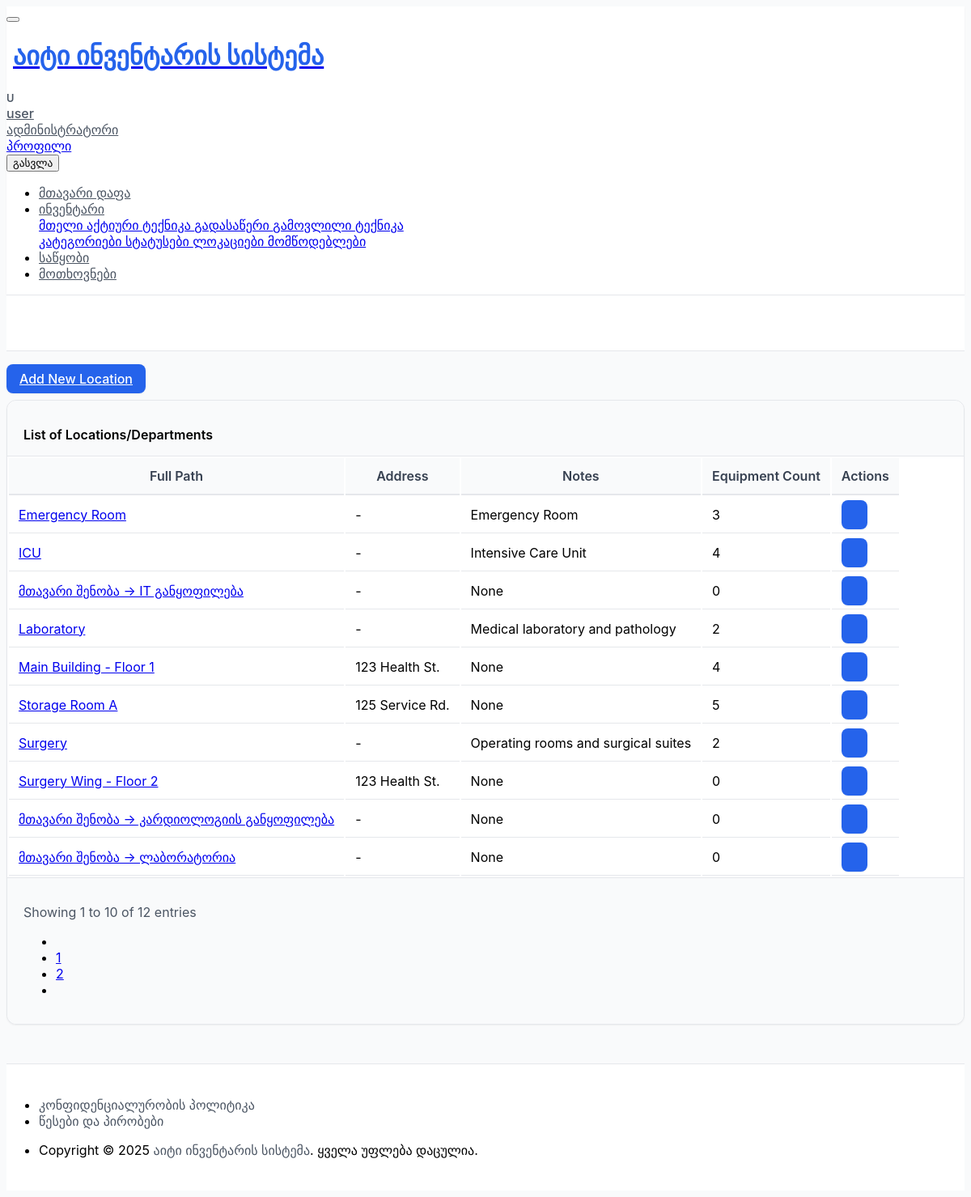
The app's page /inventory/locations/ (signed in) with its own data.
### inventory/models.py (models this page shows, shortened)
class Location(models.Model):
    name = models.CharField(
        _("Location/Department Name"),
        max_length=100,
        unique=True,
        help_text=_("დეპარტამენტის, შენობის, სართულის ან ოთახის დასახელება (მაგ., მთავარი შენობა, IT დეპარტამენტი, მე-3 სართული, ოთახი 301).")
    )
    parent_location = models.ForeignKey(
        'self',
        null=True,
        blank=True,
        on_delete=models.SET_NULL,
        related_name='child_locations',
        verbose_name=_("Parent Location (Optional)"),
        help_text=_("თუ ეს ლოკაცია სხვა, უფრო დიდი ლოკაციის ნაწილია (მაგ., ოთახი სართულზე, სართული შენობაში).")
    )
    address = models.CharField(
        _("Address (Optional)"),
        max_length=255,
        blank=True,
        null=True,
        help_text=_("ფიზიკური მისამართი, თუ relevant (მაგ., შენობისთვის).")
    )
    notes = models.TextField(
        _("Notes (Optional)"),
        blank=True,
        null=True,
        help_text=_("დამატებითი შენიშვნები ამ ლოკაციის შესახებ.")
    )
    def get_full_path(self):
        path = [self.name]
        current = self.parent_location
        while current:
            path.append(current.name)
            current = current.parent_location
        return " -> ".join(reversed(path))
    get_full_path.short_description = _("Full Path")
    class Meta:
        verbose_name = _("Location/Department")
        verbose_name_plural = _("Locations/Departments")
        ordering = ['name']

### inventory/views.py (the view)
# urls.py: path('locations/', views.LocationListView.as_view(), name='location_list'),
class LocationListView(LoginRequiredMixin, PermissionRequiredMixin, ListView):
    model = Location
    template_name = 'inventory/location_list.html'
    context_object_name = 'locations'
    permission_required = 'inventory.view_location'
    paginate_by = 10
    def get_context_data(self, **kwargs):
        context = super().get_context_data(**kwargs)
        context['page_title'] = _("Locations")
        context['can_add_location'] = self.request.user.has_perm('inventory.add_location')
        return context

### inventory/templates/inventory/location_list.html (shortened to what this page needs)
{% extends "core/base.html" %}
{% load i18n static %}
{% block content %}
<div class="container-xl">
    <div class="d-flex justify-content-end mb-3">
        {% if perms.inventory.add_location %}
        <a href="{% url 'inventory:location_create' %}" class="btn btn-primary">
             {% trans "Add New Location" %}
        </a>
        {% endif %}
    </div>
    <div class="card">
        <div class="card-header">
            <h3 class="card-title">{% trans "List of Locations/Departments" %}</h3>
        </div>
        {% if locations %}
            <div class="table-responsive">
                <table class="table table-vcenter card-table table-striped table-hover">
                    <thead>
                        <tr>
                            <th>{% trans "Full Path" %}</th>
                            <th>{% trans "Address" %}</th>
                            <th>{% trans "Notes" %}</th>
                            <th>{% trans "Equipment Count" %}</th>
                            <th class="w-1">{% trans "Actions" %}</th>
                        </tr>
                    </thead>
                    <tbody>
                    {% for location_item in locations %}
                        <tr>
                            <td>
                                {% if perms.inventory.change_location %}
                                    <a href="{% url 'inventory:location_update' location_item.pk %}">{{ location_item.get_full_path }}</a>
                                {% else %}
                                    {{ location_item.get_full_path }}
                                {% endif %}
                            </td>
                            <td data-label="{% trans "Address" %}">{{ location_item.address|default:"-" }}</td>
                            <td data-label="{% trans "Notes" %}">{{ location_item.notes|truncatewords:15|default:"-" }}</td>
                            <td data-label="{% trans "Equipment Count" %}">{{ location_item.equipment_at_location.count }}</td>
                            <td>
                                <div class="btn-list flex-nowrap">
                                    {% if perms.inventory.change_location %}
                                    <a href="{% url 'inventory:location_update' location_item.pk %}" class="btn btn-primary" title="{% trans "Edit" %}">
                                    </a>
                                    {% endif %}
                                </div>
                            </td>
                        </tr>
                    {% endfor %}
                    </tbody>
                </table>
            </div>
        {% endif %}
        {% if is_paginated %}
        <div class="card-footer d-flex align-items-center">
            <p class="m-0 text-muted">
            </p>
            <ul class="pagination m-0 ms-auto">
                {% if page_obj.has_previous %}
                    <li class="page-item"><a class="page-link" href="?page={{ page_obj.previous_page_number }}{% for key, value in request.GET.items %}{% if key != 'page' %}&{{ key }}={{ value }}{% endif %}{% endfor %}"><i class="ti ti-chevron-left"></i></a></li>
                {% else %}
                    <li class="page-item disabled"><a class="page-link" href="#" tabindex="-1" aria-disabled="true"></a></li>
                {% endif %}
                {% for num in page_obj.paginator.page_range %}
                    {% if page_obj.number == num %}
                        <li class="page-item active"><a class="page-link" href="#">{{ num }}</a></li>
                    {% elif num > page_obj.number|add:'-3' and num < page_obj.number|add:'3' %}
                        <li class="page-item"><a class="page-link" href="?page={{ num }}{% for key, value in request.GET.items %}{% if key != 'page' %}&{{ key }}={{ value }}{% endif %}{% endfor %}">{{ num }}</a></li>
                    {% endif %}
                {% endfor %}
                {% if page_obj.has_next %}
                    <li class="page-item"></li>
                {% else %}
                    <li class="page-item disabled"><a class="page-link" href="#" tabindex="-1" aria-disabled="true"><i class="ti ti-chevron-right"></i></a></li>
                {% endif %}
            </ul>
        </div>
        {% endif %}
    </div>
</div>
{% endblock content %}

### core/templates/core/_navigation.html (shortened to what this page needs)
{% load i18n static %}
<header class="navbar navbar-expand-md d-print-none navbar-light navbar-sticky">
    <div class="container-xl">
        <button class="navbar-toggler" type="button" data-bs-toggle="collapse" data-bs-target="#navbar-menu" aria-controls="navbar-menu" aria-expanded="false" aria-label="{% trans 'მენიუს გახსნა' %}">
        </button>
        <h1 class="navbar-brand navbar-brand-autodark d-none-navbar-horizontal pe-0 pe-md-3">
            <a href="{% url 'core:dashboard' %}" aria-label="{% trans 'მთავარი გვერდი' %}">
                <span class="d-none d-sm-inline-block fw-bold text-primary">{% trans "აიტი ინვენტარის სისტემა" %}</span>
            </a>
        </h1>
        <div class="navbar-nav flex-row order-md-last">
            {% if user.is_authenticated %}
                <div class="nav-item dropdown">
                    <a href="#" class="nav-link d-flex lh-1 text-reset p-0" data-bs-toggle="dropdown" aria-label="{% trans 'მომხმარებლის მენიუს გახსნა' %}">
                        <span class="avatar avatar-sm bg-primary text-white">{{ user.get_username|slice:":1"|upper }}</span>
                        <div class="d-none d-xl-block ps-2">
                            <div class="fw-medium">{{ user.get_username }}</div>
                            <div class="mt-1 small text-muted">{% if user.is_staff %}{% trans "ადმინისტრატორი" %}{% else %}{% trans "მომხმარებელი" %}{% endif %}</div>
                        </div>
                    </a>
                    <div class="dropdown-menu dropdown-menu-end dropdown-menu-arrow">
                        <a href="#" class="dropdown-item"> {% trans "პროფილი" %}</a>
                        <form id="logout-form-nav" method="post" action="{% url 'core:logout' %}" class="mb-0">
                            <button type="submit" class="dropdown-item"> {% trans "გასვლა" %}</button>
                        </form>
                    </div>
                </div>
            {% endif %}
        </div>
        <div class="collapse navbar-collapse" id="navbar-menu">
            <ul class="navbar-nav mt-2 mt-md-0">
                <li class="nav-item {% if request.resolver_match.url_name == 'dashboard' and request.resolver_match.namespace == 'core' %}active{% endif %}">
                    <a class="nav-link" href="{% url 'core:dashboard' %}">
                        <span class="nav-link-title">{% trans "მთავარი დაფა" %}</span>
                    </a>
                </li>
                {% if user.is_authenticated %}
                    {% if user.is_staff %}
                        <li class="nav-item dropdown {% if request.resolver_match.app_name == 'inventory' %}active{% endif %}">
                            <a class="nav-link dropdown-toggle" href="#navbar-inventory" data-bs-toggle="dropdown" data-bs-auto-close="outside" role="button" aria-expanded="false">
                                <span class="nav-link-title">
                                    {% trans "ინვენტარი" %}
                                </span>
                            </a>
                            <div class="dropdown-menu">
                                <a class="dropdown-item {% if request.resolver_match.url_name == 'equipment_list' %}active{% endif %}" href="{% url 'inventory:equipment_list' %}">
                                    {% trans "მთელი აქტიური ტექნიკა" %}
                                </a>
                                <a class="dropdown-item {% if request.resolver_match.url_name == 'marked_for_write_off_list' %}active{% endif %}" href="{% url 'inventory:marked_for_write_off_list' %}">
                                    {% trans "გადასაწერი" %}
                                </a>
                                <a class="dropdown-item {% if request.resolver_match.url_name == 'decommissioned_list' %}active{% endif %}" href="{% url 'inventory:decommissioned_list' %}">
                                    {% trans "გამოვლილი ტექნიკა" %}
                                </a>
                                <a class="dropdown-item {% if request.resolver_match.url_name == 'category_list' %}active{% endif %}" href="{% url 'inventory:category_list' %}">
                                    {% trans "კატეგორიები" %}
                                </a>
                                <a class="dropdown-item {% if request.resolver_match.url_name == 'status_list' %}active{% endif %}" href="{% url 'inventory:status_list' %}">
                                    {% trans "სტატუსები" %}
                                </a>
                                <a class="dropdown-item {% if request.resolver_match.url_name == 'location_list' %}active{% endif %}" href="{% url 'inventory:location_list' %}">
                                    {% trans "ლოკაციები" %}
                                </a>
                                <a class="dropdown-item {% if request.resolver_match.url_name == 'supplier_list' %}active{% endif %}" href="{% url 'inventory:supplier_list' %}">
                                    {% trans "მომწოდებლები" %}
                                </a>
                            </div>
                        </li>
                        <li class="nav-item {% if request.resolver_match.app_name == 'warehouse' and request.resolver_match.url_name == 'stockitem_list' %}active{% endif %}">
                            <a class="nav-link" href="{% url 'warehouse:stockitem_list' %}">
                                <span class="nav-link-title">{% trans "საწყობი" %}</span>
                            </a>
                        </li>
                        <li class="nav-item {% if request.resolver_match.app_name == 'requests_app' and request.resolver_match.url_name == 'admin_request_list' %}active{% endif %}">
                            <a class="nav-link" href="{% url 'requests_app:admin_request_list' %}">
                                <span class="nav-link-title">{% trans "მოთხოვნები" %}</span>
                            </a>
                        </li>
                    {% endif %}
                {% endif %}
            </ul>
        </div>
    </div>
</header>

### static/core/css/custom.css (style rules this page uses)
:root { --primary-color: #2563eb; --primary-light: #eff6ff; --secondary-color: #64748b; --success-color: #059669; --success-light: #ecfdf5; --warning-color: #d97706; --warning-light: #fffbeb; --danger-color: #dc2626; --danger-light: #fef2f2; --info-color: #0891b2; --info-light: #f0f9ff; --light-bg: #f8fafc; --white-bg: #ffffff; --gray-50: #f9fafb; --gray-100: #f3f4f6; --gray-200: #e5e7eb; --gray-300: #d1d5db; --gray-600: #4b5563; --gray-700: #374151; --shadow-sm: 0 1px 2px 0 rgb(0 0 0 / 0.05); --shadow-md: 0 4px 6px -1px rgb(0 0 0 / 0.1), 0 2px 4px -2px rgb(0 0 0 / 0.1); --shadow-lg: 0 10px 15px -3px rgb(0 0 0 / 0.1), 0 4px 6px -4px rgb(0 0 0 / 0.1); }
body { background-color: var(--gray-50) !important; font-family: 'Inter', -apple-system, BlinkMacSystemFont, "Segoe UI", Roboto, sans-serif; }
.card { background-color: var(--white-bg); border: 1px solid var(--gray-200); box-shadow: var(--shadow-sm); border-radius: 12px; transition: all 0.2s ease-in-out; }
.btn { border-radius: 8px; font-weight: 500; padding: 0.5rem 1rem; transition: all 0.2s ease-in-out; box-shadow: var(--shadow-sm); }
.btn-primary { background-color: var(--primary-color); border-color: var(--primary-color); color: white; }
.navbar { background-color: var(--white-bg) !important; border-bottom: 1px solid var(--gray-200); box-shadow: var(--shadow-sm); }
.navbar-brand { font-weight: 700; color: var(--primary-color) !important; }
.nav-link { color: var(--gray-600) !important; font-weight: 500; transition: color 0.2s ease-in-out; }
.card-header { background-color: var(--gray-50); border-bottom: 1px solid var(--gray-200); border-radius: 12px 12px 0 0 !important; padding: 1rem 1.25rem; }
.card-footer { background-color: var(--gray-50); border-top: 1px solid var(--gray-200); border-radius: 0 0 12px 12px !important; padding: 1rem 1.25rem; }
.avatar { border-radius: 50%; display: inline-flex; align-items: center; justify-content: center; font-weight: 600; text-transform: uppercase; }
.text-muted { color: var(--gray-600) !important; }
.fw-medium { font-weight: 500 !important; }
.mb-3 { margin-bottom: 1rem !important; }
.text-primary { color: var(--primary-color) !important; }
.table { background-color: var(--white-bg); }
.table th { background-color: var(--gray-50); border-bottom: 2px solid var(--gray-200); font-weight: 600; color: var(--gray-700); padding: 0.75rem; }
.table td { padding: 0.75rem; border-bottom: 1px solid var(--gray-200); vertical-align: middle; }
.card-title { font-size: 1rem; font-weight: 600; }
.card-header .card-title { margin-bottom: 0; }
.avatar { font-weight: 600; font-size: 0.8rem; }

### records on screen
Location: get_full_path "Emergency Room", address "-", notes "Emergency Room", equipment_at_location.count "3"
Location: get_full_path "ICU", address "-", notes "Intensive Care Unit", equipment_at_location.count "4"
Location: get_full_path "მთავარი შენობა -> IT განყოფილება", address "-", notes "None", equipment_at_location.count "0"
Location: get_full_path "Laboratory", address "-", notes "Medical laboratory and pathology", equipment_at_location.count "2"
Location: get_full_path "Main Building - Floor 1", address "123 Health St.", notes "None", equipment_at_location.count "4"
Location: get_full_path "Storage Room A", address "125 Service Rd.", notes "None", equipment_at_location.count "5"
Location: get_full_path "Surgery", address "-", notes "Operating rooms and surgical suites", equipment_at_location.count "2"
Location: get_full_path "Surgery Wing - Floor 2", address "123 Health St.", notes "None", equipment_at_location.count "0"
Location: get_full_path "მთავარი შენობა -> კარდიოლოგიის განყოფილება", address "-", notes "None", equipment_at_location.count "0"
Location: get_full_path "მთავარი შენობა -> ლაბორატორია", address "-", notes "None", equipment_at_location.count "0"

### other values on screen
{{ user.get_username|slice:":1"|upper }} "U"
{{ user.get_username }} "user"
{{ num }} "1"
{{ num }} "2"
